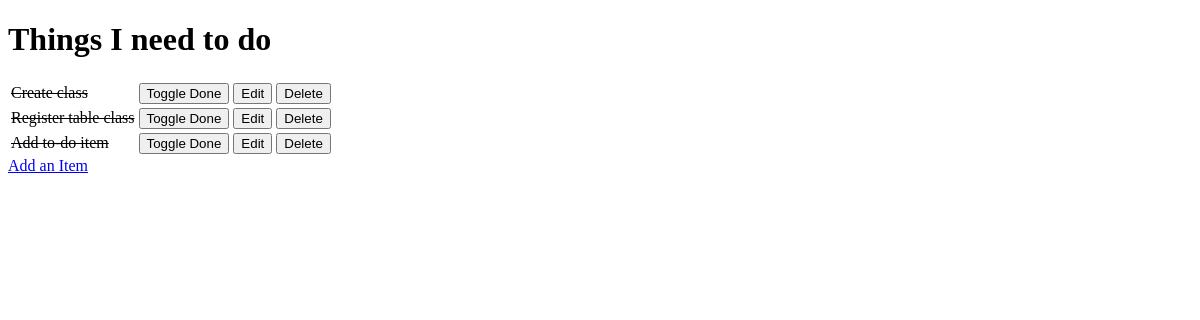
/, run on an earlier commit of the app's database.
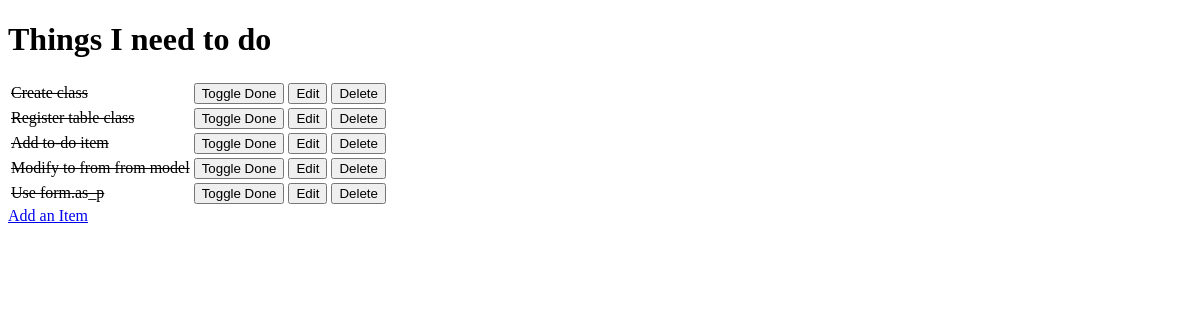
And on a later commit of the database.
### todo/models.py (models this page shows, shortened)
class Item(models.Model):
    name = models.CharField(max_length=50, null=False, blank=False)
    done = models.BooleanField(null=False, blank=False, default=False)

### todo/views.py (the view)
# urls.py: path('', views.get_todo_list, name='get_todo_list'),
def get_todo_list(request):
    items = Item.objects.all()
    context = {
        'items': items
    }
    return render(request, "todo/todo-list.html", context)

### todo/templates/todo/todo-list.html (shortened to what this page needs)
<!DOCTYPE html>
<html lang="en">
<head>
</head>
<body>
    <h1>Things I need to do</h1>
    <table>
        {% for item in items %}
            <tr>
                {% if item.done == False %}
                    <td>{{ item.name }}</td>
                {% else %}
                    <td style="text-decoration: line-through">{{ item.name }}</td>
                {% endif %}
                <td>
                    <a href="/toggle/{{ item.id }}"><button>Toggle Done</button></a>
                </td>
                <td>
                    <a href="/edit/{{ item.id }}"><button>Edit</button></a>
                </td>
                <td>
                    <a href="/delete/{{ item.id }}"><button>Delete</button></a>
                </td>
            </tr>
        {% empty %}
            <tr><td>You have nothing to do</td></tr>
        {% endfor %}
    </table>
    <a href="/add">Add an Item</a>
</body>
</html>

What changed in the data, as far as the page shows it:
added Item: name "Modify to from from model"
added Item: name "Use form.as_p"
